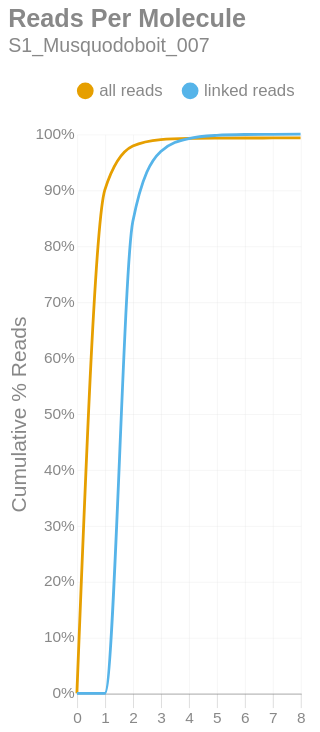

The notebook cell this image was saved under:
### Markdown cell above
### Reads per Molecule
This chart shows the cumulative distribution of the number of reads per linked molecule. That is, how many alignments are associated with a unique molecule. This excludes the number of reads associated with invalid or absent linked-read barcodes. The `linked` histogram is the percentages recalculated when disregarding singletons.

### Code cell
if SKIPLR:
    print_html(f"Skipped")
else:
    counts = np.bincount(valids['reads'].cast(pl.Int64).to_numpy())
    weighted = counts * np.arange(len(counts))
    all_perc = weighted / n_reads
    linked_perc = weighted / n_linked_reads
    linked_perc[1] = 0
    binned_df = pl.DataFrame({
        'readsper': list(range(len(counts))),
        'all reads (cumsum)': np.cumsum(all_perc).tolist(),
        'linked reads (cumsum)': np.cumsum(linked_perc).tolist(),
    })

    with SafeRender(binned_df):
        (
            density_plot(binned_df, 'Reads Per Molecule', samplename, 'readspmol')
            .encode(
                x=alt.X('readsper:O', title=None).axis(labelAngle=0).scale(padding=0),
                y=alt.Y('value:Q', title='Cumulative % Reads').axis(format='%').stack(False),
                color=alt.Color("key:N").scale(domain=["all reads", "linked reads"]),
                tooltip=[
                    alt.Tooltip("key:N", title="Data Type"),
                    alt.Tooltip("readsper:O", title="Reads Per Molecule"),
                    alt.Tooltip("value:Q", format=".2%", title="% Reads (Cum.)")
                ]            
            )
        ).display()

### Figure 1 — Vega-Lite specification as saved in the notebook (floating-point values rounded to 4 significant figures)
{"width": "container", "height": 400, "config": {"title": {"anchor": "start", "dy": -15, "fontSize": 18, "color": "#888888", "subtitleColor": "#888888", "subtitleFontSize": 14}, "arc": {"fill": "#0072B2"}, "axis": {"domainColor": "#888888", "domainWidth": 0.5, "gridWidth": 0.2, "grid": false, "titleFontWeight": 400, "titleFontSize": 15, "labelFontSize": 11, "labelColor": "#888888", "tickColor": "#888888", "tickWidth": 0.2, "titleColor": "#888888"}, "axisBand": {"grid": false}, "axisX": {"grid": true, "tickSize": 10, "domainCap": "round"}, "axisY": {"domain": false, "grid": true, "tickSize": 0, "domainCap": "round"}, "background": "transparent", "header": {"labelFontSize": 15, "labelColor": "#888888", "titleFontSize": 15, "titleFontWeight": 600, "titleColor": "#888888"}, "legend": {"labelFont": "sans-serif", "labelFontSize": 12, "labelColor": "#888888", "symbolSize": 100, "symbolType": "circle", "titleFontSize": 12, "titlePadding": 10, "titleColor": "#888888", "title": null, "orient": "top"}, "range": {"category": ["#E69F00", "#56B4E9", "#009E73", "#F0E442", "#0072B2", "#D55E00", "#CC79A7", "#000000"], "diverging": ["#cfe8f3", "#a2d4ec", "#73bfe2", "#46abdb", "#1696d2", "#12719e"]}, "area": {"fill": "#0072B2", "fillOpacity": 0.7, "line": true, "strokeOpacity": 0.7}, "line": {"color": "#0072B2", "stroke": "#0072B2", "strokeWidth": 2}, "trail": {"color": "#0072B2", "stroke": "#0072B2", "strokeWidth": 0, "size": 1}, "point": {"filled": true, "fillOpacity": 1.0, "size": 95}, "text": {"color": "#888888", "fontSize": 11, "align": "right", "fontWeight": 400, "size": 11}, "bar": {"fill": "#0072B2", "stroke": null}, "view": {"stroke": null, "continuousWidth": 660, "continuousHeight": 400}}, "data": {"name": "data-290c553102a1b65e177bec0020c8d3ad"}, "mark": {"type": "line", "interpolate": "monotone", "point": {"opacity": 0, "size": 275}}, "encoding": {"color": {"field": "key", "scale": {"domain": ["all reads", "linked reads"]}, "type": "nominal"}, "tooltip": [{"field": "key", "title": "Data Type", "type": "nominal"}, {"field": "readsper", "title": "Reads Per Molecule", "type": "ordinal"}, {"field": "value", "format": ".2%", "title": "% Reads (Cum.)", "type": "quantitative"}], "x": {"axis": {"labelAngle": 0}, "field": "readsper", "scale": {"padding": 0}, "title": null, "type": "ordinal"}, "y": {"axis": {"format": "%"}, "field": "value", "stack": false, "title": "Cumulative % Reads", "type": "quantitative"}}, "params": [{"name": "param_c36ac31b6afebe62", "select": {"type": "point", "fields": ["key"]}, "bind": "legend"}], "title": {"text": "Reads Per Molecule", "subtitle": "S1_Musquodoboit_007"}, "transform": [{"fold": ["all reads (cumsum)", "linked reads (cumsum)"]}, {"calculate": "replace(datum.key, ' (cumsum)', '')", "as": "key"}, {"filter": {"param": "param_c36ac31b6afebe62"}}], "usermeta": {"embedOptions": {"downloadFileName": "S1_Musquodoboit_007.readspmol"}}, "$schema": "https://vega.github.io/schema/vega-lite/v6.1.0.json", "datasets": {"data-290c553102a1b65e177bec0020c8d3ad": [{"readsper": 0, "all reads (cumsum)": 0.0, "linked reads (cumsum)": 0.0}, {"readsper": 1, "all reads (cumsum)": 0.9005, "linked reads (cumsum)": 0.0}, {"readsper": 2, "all reads (cumsum)": 0.9788, "linked reads (cumsum)": 0.8437}, {"readsper": 3, "all reads (cumsum)": 0.9904, "linked reads (cumsum)": 0.9691}, {"readsper": 4, "all reads (cumsum)": 0.9926, "linked reads (cumsum)": 0.9922}, {"readsper": 5, "all reads (cumsum)": 0.9931, "linked reads (cumsum)": 0.9979}, {"readsper": 6, "all reads (cumsum)": 0.9932, "linked reads (cumsum)": 0.9994}, {"readsper": 7, "all reads (cumsum)": 0.9933, "linked reads (cumsum)": 0.9998}, {"readsper": 8, "all reads (cumsum)": 0.9933, "linked reads (cumsum)": 1.0}]}}
